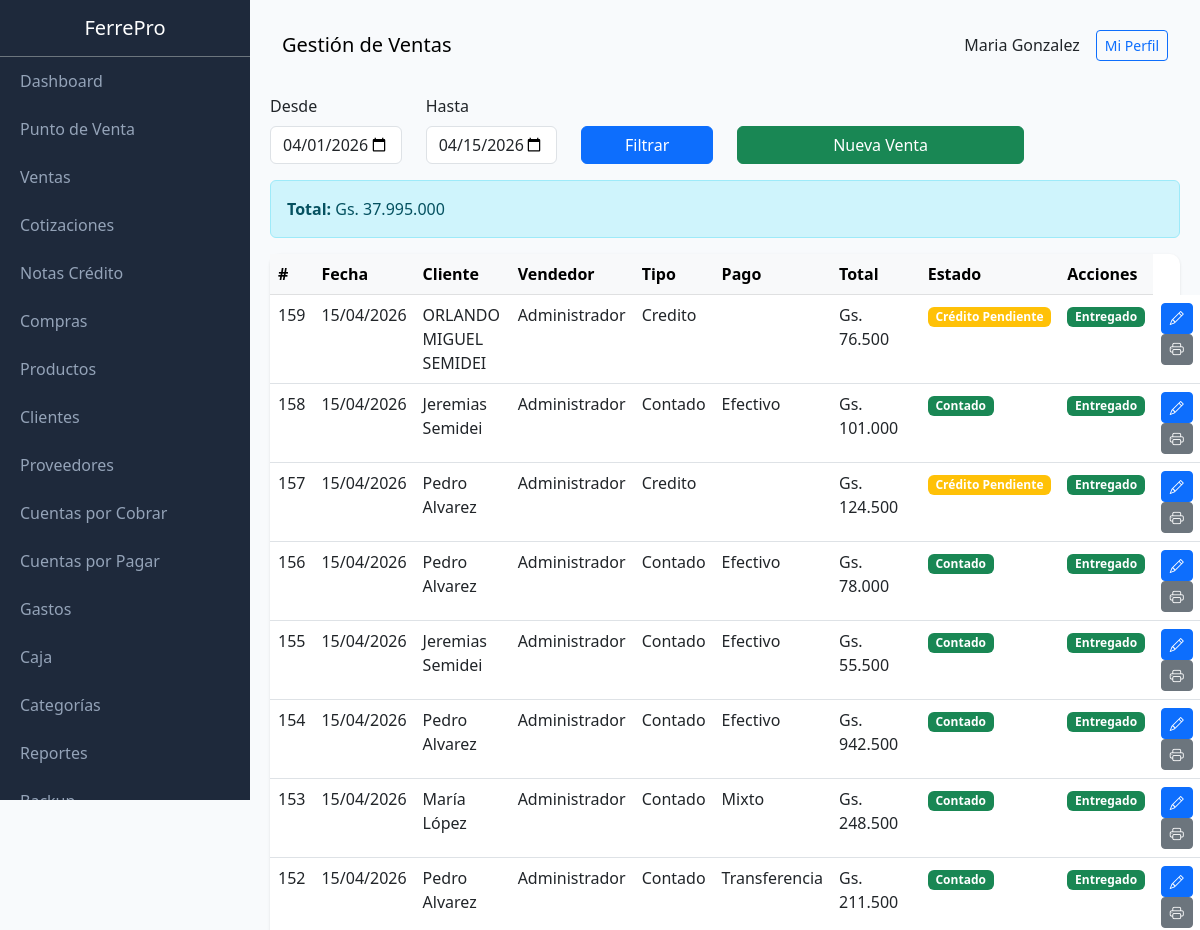
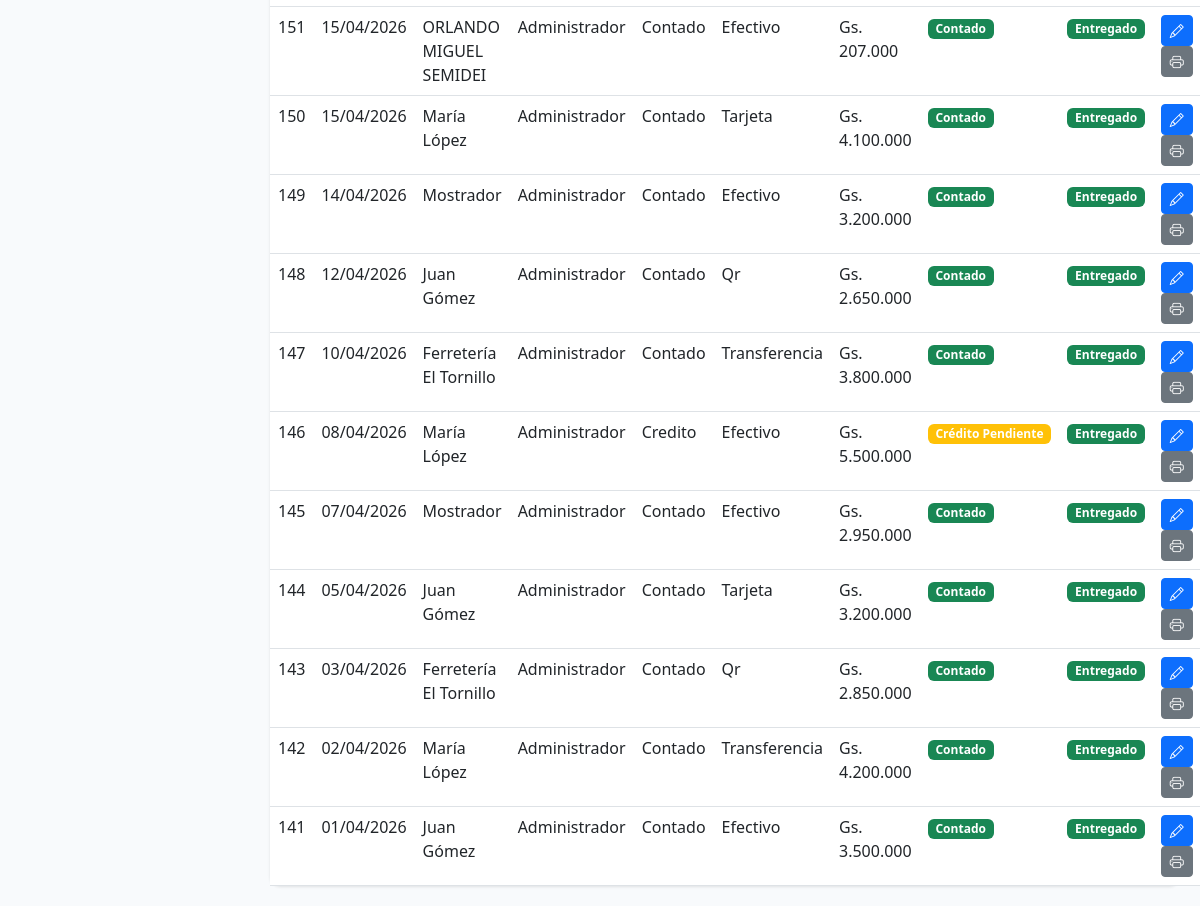
Page /public/index.php?page=sales (signed in) on the committed database (2 pictures, top to bottom).
### tables this page shows
CREATE TABLE users (
                id INTEGER PRIMARY KEY AUTOINCREMENT,
                name TEXT NOT NULL,
                email TEXT UNIQUE,
                password TEXT NOT NULL,
                role TEXT DEFAULT 'vendedor',
                active INTEGER DEFAULT 1,
                created_at DATETIME DEFAULT CURRENT_TIMESTAMP
            , last_login DATETIME, last_password_change DATETIME, failed_login_attempts INTEGER DEFAULT 0, locked_until DATETIME, two_fa_enabled INTEGER DEFAULT 0, two_fa_secret TEXT);

CREATE TABLE sales (
                id INTEGER PRIMARY KEY AUTOINCREMENT,
                client_id INTEGER,
                user_id INTEGER,
                type TEXT DEFAULT 'contado',
                status TEXT DEFAULT 'pagada',
                subtotal REAL DEFAULT 0,
                discount REAL DEFAULT 0,
                total REAL DEFAULT 0,
                payment_method TEXT DEFAULT 'efectivo',
                delivery_type TEXT DEFAULT 'mostrador',
                notes TEXT,
                created_at DATETIME DEFAULT CURRENT_TIMESTAMP,
                FOREIGN KEY (client_id) REFERENCES clients(id),
                FOREIGN KEY (user_id) REFERENCES users(id)
            );

CREATE TABLE clients (
                id INTEGER PRIMARY KEY AUTOINCREMENT,
                name TEXT NOT NULL,
                document_type TEXT DEFAULT 'DNI',
                document TEXT,
                phone TEXT,
                email TEXT,
                address TEXT,
                credit_limit REAL DEFAULT 0,
                category TEXT DEFAULT 'minorista',
                balance REAL DEFAULT 0,
                active INTEGER DEFAULT 1,
                created_at DATETIME DEFAULT CURRENT_TIMESTAMP
            , credit_days INTEGER DEFAULT 30);

### class/Database.php (called while the page is built, shortened)
<?php
class Database extends PDO {
    private static $instance = null;
    private function __construct() {
        $dbPath = dirname(__DIR__) . '/storage/ferrepro.db';
        $this->initTables();
    }
    public static function getInstance() {
        if (self::$instance === null) {
            self::$instance = new self();
        }
        return self::$instance;
    }
    private function initTables() {
        $this->seedDefaultData();
    }
    private function seedDefaultData() {
        $stmt = $this->query("SELECT COUNT(*) as count FROM users");
    }
}

### class/Format.php (called while the page is built, shortened)
<?php
class Format {
    public static function money($amount) {
        $amount = floatval($amount);
        return 'Gs. ' . number_format($amount, 0, ',', '.');
    }
    public static function date($date) {
        try {
            $dateObj = new DateTime($date);
            return $dateObj->format('d/m/Y');
        } catch (Exception $e) {
            return 'Fecha inválida';
        }
    }
}

### views/sales/index.php (the view, shortened to what this page needs)
<?php
$pageTitle = 'Gestión de Ventas';
$dateFrom = $_GET['date_from'] ?? date('Y-m-01');
$dateTo = $_GET['date_to'] ?? date('Y-m-d');
$sales = db()->query("
    SELECT s.*, u.name as user_name, c.name as client_name
    FROM sales s
    LEFT JOIN users u ON s.user_id = u.id
    LEFT JOIN clients c ON s.client_id = c.id
    WHERE DATE(s.created_at) >= '$dateFrom' AND DATE(s.created_at) <= '$dateTo'
    ORDER BY s.id DESC
    LIMIT 50
")->fetchAll(PDO::FETCH_ASSOC);
$totalSales = db()->query("SELECT COALESCE(SUM(total), 0) as total FROM sales WHERE DATE(created_at) >= '$dateFrom' AND DATE(created_at) <= '$dateTo'")->fetch(PDO::FETCH_ASSOC);
$content = '
<form method="GET" class="row mb-3">
    <input type="hidden" name="page" value="sales">
    <div class="col-md-2">
        <label class="form-label">Desde</label>
        <input type="date" name="date_from" class="form-control" value="' . $dateFrom . '">
    </div>
    <div class="col-md-2">
        <label class="form-label">Hasta</label>
        <input type="date" name="date_to" class="form-control" value="' . $dateTo . '">
    </div>
    <div class="col-md-2 d-flex align-items-end">
        <button type="submit" class="btn btn-primary w-100">Filtrar</button>
    </div>
    <div class="col-md-4 d-flex align-items-end">
        <a href="?page=pos" class="btn btn-success w-100">Nueva Venta</a>
    </div>
</form>
<div class="alert alert-info">
    <strong>Total:</strong> ' . Format::money($totalSales['total']) . '
</div>
<div class="card">
    <div class="card-body p-0">
        <table class="table table-hover mb-0">
            <thead class="table-light">
                <tr>
                    <th>#</th>
                    <th>Fecha</th>
                    <th>Cliente</th>
                    <th>Vendedor</th>
                    <th>Tipo</th>
                    <th>Pago</th>
                    <th>Total</th>
                    <th>Estado</th>
                    <th>Acciones</th>
                </tr>
            </thead>
            <tbody>';
if (empty($sales)) {
    $content .= '<tr><td colspan="10" class="text-center text-muted">No hay ventas</td></tr>';
} else {
    foreach ($sales as $s) {
        $saleType = $s['type'];
        $saleStatus = $s['status'] ?? ($s['type'] === 'contado' ? 'pagada' : 'pendiente');
        $deliveryType = $s['delivery_type'] ?? 'mostrador';
        if ($saleType === 'contado') {
            $statusLabel = 'Contado';
            $statusClass = 'success';
        } else {
            if ($saleStatus === 'pagada') {
                $statusLabel = 'Crédito Pagado';
                $statusClass = 'success';
            } else {
                $statusLabel = 'Crédito Pendiente';
                $statusClass = 'warning';
            }
        }
        if ($deliveryType === 'pendiente') {
            $deliveryLabel = '<a href="?page=sales&action=deliver&id=' . $s['id'] . '" class="badge bg-warning text-decoration-none" title="Clic para marcar como entregado">Pendiente <i class="bi bi-hand-index"></i></a>';
            $deliveryAction = '';
        } else if ($deliveryType === 'delivery') {
            $deliveryLabel = '<span class="badge bg-info">Delivery</span>';
            $deliveryAction = '';
        } else {
            $deliveryLabel = '<span class="badge bg-success">Entregado</span>';
            $deliveryAction = '';
        }
        $content .= '<tr>
            <td>' . $s['id'] . '</td>
            <td>' . Format::date($s['created_at']) . '</td>
            <td>' . ($s['client_name'] ?? 'Mostrador') . '</td>
            <td>' . $s['user_name'] . '</td>
            <td>' . ucfirst($s['type']) . '</td>
            <td>' . ucfirst($s['payment_method']) . '</td>
            <td>' . Format::money($s['total']) . '</td>
            <td><span class="badge bg-' . $statusClass . '">' . $statusLabel . '</span></td>
            <td>' . $deliveryLabel . '</td>
            <td>
                <a href="?page=sales&action=edit&id=' . $s['id'] . '" class="btn btn-sm btn-primary" title="Editar"><i class="bi bi-pencil"></i></a>
                <a href="?page=sales&action=print&id=' . $s['id'] . '" class="btn btn-sm btn-secondary" target="_blank" title="Imprimir"><i class="bi bi-printer"></i></a>
                ' . $deliveryAction . '
            </td>
        </tr>';
    }
}
$content .= '</tbody>
        </table>
    </div>
</div>';

### views/layouts/main.php (shortened to what this page needs)
<!DOCTYPE html>
<html lang="es">
<head>
    <link rel="stylesheet" href="https://cdn.jsdelivr.net/npm/bootstrap@5.3.0/dist/css/bootstrap.min.css">
    <link rel="stylesheet" href="https://cdn.jsdelivr.net/npm/bootstrap-icons@1.10.0/font/bootstrap-icons.css">
</head>
<body>
    <div class="sidebar">
        <div class="p-3 text-center border-bottom border-secondary">
            <h5 class="text-white mb-0">FerrePro</h5>
        </div>
        <nav class="nav flex-column">
            <a class="nav-link" href="?page=dashboard">Dashboard</a>
            <a class="nav-link" href="?page=pos">Punto de Venta</a>
            <a class="nav-link" href="?page=sales">Ventas</a>
            <a class="nav-link" href="?page=quotes">Cotizaciones</a>
            <a class="nav-link" href="?page=credit_notes">Notas Crédito</a>
            <a class="nav-link" href="?page=purchases">Compras</a>
            <a class="nav-link" href="?page=products">Productos</a>
            <a class="nav-link" href="?page=clients">Clientes</a>
            <a class="nav-link" href="?page=providers">Proveedores</a>
            <a class="nav-link" href="?page=receivable">Cuentas por Cobrar</a>
            <a class="nav-link" href="?page=payable">Cuentas por Pagar</a>
            <a class="nav-link" href="?page=expenses">Gastos</a>
            <a class="nav-link" href="?page=cash">Caja</a>
            <a class="nav-link" href="?page=categories">Categorías</a>
            <a class="nav-link" href="?page=reports">Reportes</a>
            <a class="nav-link" href="?page=backup">Backup</a>
        </nav>
    </div>
    <div class="main-content">
        <nav class="navbar navbar-expand-lg mb-4 rounded">
            <div class="container-fluid">
                <span class="navbar-brand mb-0 h1"><?= $pageTitle ?? 'FerrePro' ?></span>
                <div class="d-flex align-items-center gap-3">
                    <span><?= user()['name'] ?? '' ?></span>
                    <a href="?page=profile" class="btn btn-sm btn-outline-primary">Mi Perfil</a>
                </div>
            </div>
        </nav>
        <?= $content ?? '' ?>
    </div>
</body>
</html>

### views/layouts/main.php (style rules this page uses)
:root { --primary: #2563eb; --dark: #1e293b; }
body { font-family: 'Segoe UI', sans-serif; background: #f8fafc; }
.sidebar { width: 250px; background: var(--dark); height: 100vh; position: fixed; top: 0; left: 0; overflow-y: auto; }
.sidebar .nav-link { color: #94a3b8; padding: 12px 20px; }
.main-content { margin-left: 250px; padding: 20px; }
.card { border: none; border-radius: 10px; box-shadow: 0 1px 3px rgba(0,0,0,0.1); }

### rows in the picture
users: name "Maria Gonzalez"
sales: id "159", created_at "15/04/2026", client.name "ORLANDO MIGUEL SEMIDEI", user.name "Administrador", type "Credito", total "Gs. 76.500", status "Crédito Pendiente", delivery_type "Entregado"
sales: id "158", created_at "15/04/2026", client.name "Jeremias Semidei", user.name "Administrador", type "Contado", payment_method "Efectivo", total "Gs. 101.000", delivery_type "Entregado"
sales: id "157", created_at "15/04/2026", client.name "Pedro Alvarez", user.name "Administrador", type "Credito", total "Gs. 124.500", status "Crédito Pendiente", delivery_type "Entregado"
sales: id "156", created_at "15/04/2026", client.name "Pedro Alvarez", user.name "Administrador", type "Contado", payment_method "Efectivo", total "Gs. 78.000", delivery_type "Entregado"
sales: id "155", created_at "15/04/2026", client.name "Jeremias Semidei", user.name "Administrador", type "Contado", payment_method "Efectivo", total "Gs. 55.500", delivery_type "Entregado"
sales: id "154", created_at "15/04/2026", client.name "Pedro Alvarez", user.name "Administrador", type "Contado", payment_method "Efectivo", total "Gs. 942.500", delivery_type "Entregado"
sales: id "153", created_at "15/04/2026", client.name "María López", user.name "Administrador", type "Contado", payment_method "Mixto", total "Gs. 248.500", delivery_type "Entregado"
sales: id "152", created_at "15/04/2026", client.name "Pedro Alvarez", user.name "Administrador", type "Contado", payment_method "Transferencia", total "Gs. 211.500", delivery_type "Entregado"
sales: id "151", created_at "15/04/2026", client.name "ORLANDO MIGUEL SEMIDEI", user.name "Administrador", type "Contado", payment_method "Efectivo", total "Gs. 207.000", delivery_type "Entregado"
sales: id "150", created_at "15/04/2026", client.name "María López", user.name "Administrador", type "Contado", payment_method "Tarjeta", total "Gs. 4.100.000", delivery_type "Entregado"
sales: id "149", created_at "14/04/2026", client_name "Mostrador", user.name "Administrador", type "Contado", payment_method "Efectivo", total "Gs. 3.200.000", delivery_type "Entregado"
sales: id "148", created_at "12/04/2026", client.name "Juan Gómez", user.name "Administrador", type "Contado", payment_method "Qr", total "Gs. 2.650.000", delivery_type "Entregado"
sales: id "147", created_at "10/04/2026", client.name "Ferretería El Tornillo", user.name "Administrador", type "Contado", payment_method "Transferencia", total "Gs. 3.800.000", delivery_type "Entregado"
sales: id "146", created_at "08/04/2026", client.name "María López", user.name "Administrador", type "Credito", payment_method "Efectivo", total "Gs. 5.500.000", status "Crédito Pendiente", delivery_type "Entregado"
sales: id "145", created_at "07/04/2026", client_name "Mostrador", user.name "Administrador", type "Contado", payment_method "Efectivo", total "Gs. 2.950.000", delivery_type "Entregado"
sales: id "144", created_at "05/04/2026", client.name "Juan Gómez", user.name "Administrador", type "Contado", payment_method "Tarjeta", total "Gs. 3.200.000", delivery_type "Entregado"
sales: id "143", created_at "03/04/2026", client.name "Ferretería El Tornillo", user.name "Administrador", type "Contado", payment_method "Qr", total "Gs. 2.850.000", delivery_type "Entregado"
sales: id "142", created_at "02/04/2026", client.name "María López", user.name "Administrador", type "Contado", payment_method "Transferencia", total "Gs. 4.200.000", delivery_type "Entregado"
sales: id "141", created_at "01/04/2026", client.name "Juan Gómez", user.name "Administrador", type "Contado", payment_method "Efectivo", total "Gs. 3.500.000", delivery_type "Entregado"

### other values in the picture
$pageTitle "Gestión de Ventas"
Format::money($totalSales['total']) "Gs. 37.995.000"
